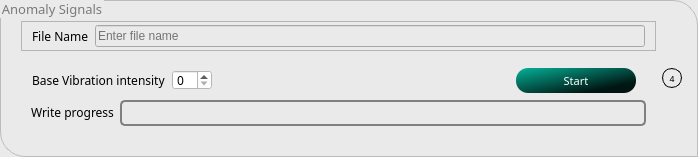
                 <widget class="QGroupBox" name="abnormalGroupBox">
                  <property name="enabled">
                   <bool>true</bool>
                  </property>
                  <property name="maximumSize">
                   <size>
                    <width>16777215</width>
                    <height>200</height>
                   </size>
                  </property>
                  <property name="font">
                   <font>
                    <family>Ubuntu Light</family>
                    <pointsize>10</pointsize>
                   </font>
                  </property>
                  <property name="styleSheet">
                   <string notr="true">QGroupBox{margin: 2ex;
		border: 1px solid rgb(188, 188, 188);
		border-bottom-left-radius: 25px;
		border-top-right-radius: 25px;
		background-color: rgb(234, 234, 234);
}
QGroupBox::title {
    subcontrol-origin: margin;
    subcontrol-position: top left; /* position at the top center */
    padding: 0px  15x 0px  10px;
    background-color: none;
	border-top-right-radius: 5px;
	font: 20 20pt &quot;Roboto Light&quot;;    color:rgb(122, 122, 122);
}</string>
                  </property>
                  <property name="title">
                   <string>Anomaly Signals</string>
                  </property>
                  <property name="flat">
                   <bool>false</bool>
                  </property>
                  <property name="checkable">
                   <bool>false</bool>
                  </property>
                  <layout class="QHBoxLayout" name="horizontalLayout_35">
                   <property name="leftMargin">
                    <number>20</number>
                   </property>
                   <property name="topMargin">
                    <number>20</number>
                   </property>
                   <property name="rightMargin">
                    <number>15</number>
                   </property>
                   <property name="bottomMargin">
                    <number>20</number>
                   </property>
                   <item>
                    <layout class="QVBoxLayout" name="verticalLayout_10">
                     <item>
                      <widget class="QFrame" name="frame_28">
                       <property name="minimumSize">
                        <size>
                         <width>0</width>
                         <height>30</height>
                        </size>
                       </property>
                       <property name="maximumSize">
                        <size>
                         <width>16777215</width>
                         <height>30</height>
                        </size>
                       </property>
                       <property name="styleSheet">
                        <string notr="true">background-color: rgb(234, 234, 234);</string>
                       </property>
                       <property name="frameShape">
                        <enum>QFrame::StyledPanel</enum>
                       </property>
                       <property name="frameShadow">
                        <enum>QFrame::Raised</enum>
                       </property>
                       <layout class="QHBoxLayout" name="horizontalLayout_36">
                        <property name="leftMargin">
                         <number>10</number>
                        </property>
                        <property name="topMargin">
                         <number>0</number>
                        </property>
                        <property name="rightMargin">
                         <number>10</number>
                        </property>
                        <property name="bottomMargin">
                         <number>0</number>
                        </property>
                        <item>
                         <widget class="QLabel" name="label_22">
                          <property name="font">
                           <font>
                            <family>Ubuntu Light</family>
                           </font>
                          </property>
                          <property name="text">
                           <string>File Name</string>
                          </property>
                         </widget>
                        </item>
                        <item>
                         <widget class="QLineEdit" name="abnormalSignalFile">
                          <property name="styleSheet">
                           <string notr="true">background-color: rgb(234, 234, 234);
font: 300 9pt &quot;Ubuntu Light&quot;;
</string>
                          </property>
                          <property name="placeholderText">
                           <string>Enter file name</string>
                          </property>
                         </widget>
                        </item>
                       </layout>
                      </widget>
                     </item>
                     <item>
                      <widget class="QFrame" name="frame_19">
                       <property name="styleSheet">
                        <string notr="true">background-color: transparent;</string>
                       </property>
                       <property name="frameShape">
                        <enum>QFrame::StyledPanel</enum>
                       </property>
                       <property name="frameShadow">
                        <enum>QFrame::Raised</enum>
                       </property>
                       <layout class="QVBoxLayout" name="verticalLayout_13">
                        <item>
                         <widget class="QFrame" name="frame_20">
                          <property name="frameShape">
                           <enum>QFrame::StyledPanel</enum>
                          </property>
                          <property name="frameShadow">
                           <enum>QFrame::Raised</enum>
                          </property>
                          <layout class="QHBoxLayout" name="horizontalLayout_39">
                           <property name="leftMargin">
                            <number>0</number>
                           </property>
                           <property name="topMargin">
                            <number>0</number>
                           </property>
                           <property name="bottomMargin">
                            <number>0</number>
                           </property>
                           <item>
                            <widget class="QLabel" name="label_23">
                             <property name="font">
                              <font>
                               <family>Ubuntu Light</family>
                              </font>
                             </property>
                             <property name="text">
                              <string>Base Vibration intensity</string>
                             </property>
                            </widget>
                           </item>
                           <item>
                            <widget class="QSpinBox" name="baseAnomalyPWM">
                             <property name="minimumSize">
                              <size>
                               <width>40</width>
                               <height>20</height>
                              </size>
                             </property>
                             <property name="maximumSize">
                              <size>
                               <width>40</width>
                               <height>20</height>
                              </size>
                             </property>
                             <property name="font">
                              <font>
                               <family>Ubuntu Light</family>
                              </font>
                             </property>
                             <property name="styleSheet">
                              <string notr="true">background-color: rgb(255, 255, 255);
color: rgb(0, 0, 0);</string>
                             </property>
                             <property name="maximum">
                              <number>9</number>
                             </property>
                            </widget>
                           </item>
                           <item>
                            <spacer name="horizontalSpacer_5">
                             <property name="orientation">
                              <enum>Qt::Horizontal</enum>
                             </property>
                             <property name="sizeHint" stdset="0">
                              <size>
                               <width>298</width>
                               <height>20</height>
                              </size>
                             </property>
                            </spacer>
                           </item>
                           <item>
                            <widget class="QPushButton" name="startSendAbnormalSignalBtn">
                             <property name="minimumSize">
                              <size>
                               <width>120</width>
                               <height>25</height>
                              </size>
                             </property>
                             <property name="maximumSize">
                              <size>
                               <width>120</width>
                               <height>25</height>
                              </size>
                             </property>
                             <property name="font">
                              <font>
                               <family>Ubuntu Light</family>
                               <pointsize>8</pointsize>
                              </font>
                             </property>
                             <property name="toolTip">
                              <string>Start Generating signal</string>
                             </property>
                             <property name="styleSheet">
                              <string notr="true">background-color: qlineargradient(spread:pad, x1:0.042, y1:0.0397727, x2:0.949, y2:0.971591, stop:0 rgba(4, 170, 145, 255), stop:0.812207 rgba(1, 21, 18, 255));
color: rgb(255, 255, 255);
border-radius:12px;</string>
                             </property>
                             <property name="text">
                              <string>Start</string>
                             </property>
                            </widget>
                           </item>
                          </layout>
                         </widget>
                        </item>
                        <item>
                         <layout class="QHBoxLayout" name="horizontalLayout_40">
                          <item>
                           <widget class="QLabel" name="label_36">
                            <property name="minimumSize">
                             <size>
                              <width>0</width>
                              <height>25</height>
                             </size>
                            </property>
                            <property name="maximumSize">
                             <size>
                              <width>16777215</width>
                              <height>25</height>
                             </size>
                            </property>
                            <property name="font">
                             <font>
                              <family>Ubuntu Light</family>
                             </font>
                            </property>
                            <property name="styleSheet">
                             <string notr="true"/>
                            </property>
                            <property name="text">
                             <string>Write progress</string>
                            </property>
                           </widget>
                          </item>
                          <item>
                           <widget class="QProgressBar" name="abnormalSignalProgressBar">
                            <property name="styleSheet">
                             <string notr="true">QProgressBar {
    border: 2px solid grey;
    border-radius: 5px;
}

QProgressBar::chunk {
    background-color: rgb(1, 34, 29);
    width: 20px;
	border-radius: 5px;
	margin:0.5px;
}</string>
                            </property>
                            <property name="value">
                             <number>0</number>
                            </property>
                            <property name="alignment">
                             <set>Qt::AlignRight|Qt::AlignTrailing|Qt::AlignVCenter</set>
                            </property>
                            <property name="textVisible">
                             <bool>false</bool>
                            </property>
                            <property name="orientation">
                             <enum>Qt::Horizontal</enum>
                            </property>
                           </widget>
                          </item>
                         </layout>
                        </item>
                       </layout>
                      </widget>
                     </item>
                    </layout>
                   </item>
                   <item>
                    <widget class="QFrame" name="frame_44">
                     <property name="minimumSize">
                      <size>
                       <width>20</width>
                       <height>20</height>
                      </size>
                     </property>
                     <property name="maximumSize">
                      <size>
                       <width>20</width>
                       <height>20</height>
                      </size>
                     </property>
                     <property name="styleSheet">
                      <string notr="true">QFrame{
	font: 7pt &quot;Ubuntu&quot;;
	border-radius:  10px;
	border: 1px solid;
}
</string>
                     </property>
                     <property name="frameShape">
                      <enum>QFrame::StyledPanel</enum>
                     </property>
                     <property name="frameShadow">
                      <enum>QFrame::Raised</enum>
                     </property>
                     <layout class="QHBoxLayout" name="horizontalLayout_41">
                      <property name="spacing">
                       <number>0</number>
                      </property>
                      <property name="leftMargin">
                       <number>0</number>
                      </property>
                      <property name="topMargin">
                       <number>0</number>
                      </property>
                      <property name="rightMargin">
                       <number>0</number>
                      </property>
                      <property name="bottomMargin">
                       <number>0</number>
                      </property>
                      <item>
                       <widget class="QLabel" name="label_37">
                        <property name="font">
                         <font>
                          <family>Ubuntu</family>
                          <pointsize>7</pointsize>
                          <italic>false</italic>
                          <bold>false</bold>
                         </font>
                        </property>
                        <property name="layoutDirection">
                         <enum>Qt::LeftToRight</enum>
                        </property>
                        <property name="styleSheet">
                         <string notr="true">border: 0px solid;
background: transparent;</string>
                        </property>
                        <property name="text">
                         <string>4</string>
                        </property>
                        <property name="alignment">
                         <set>Qt::AlignCenter</set>
                        </property>
                       </widget>
                      </item>
                     </layout>
                    </widget>
                   </item>
                  </layout>
                 </widget>
